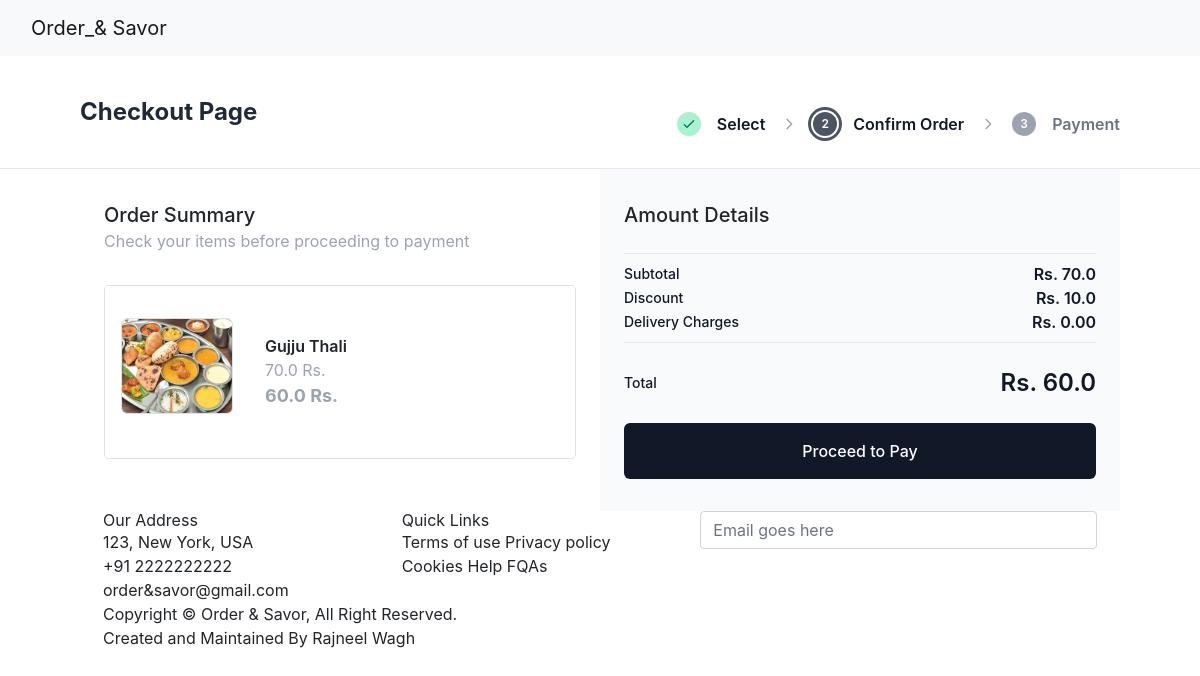
Screenshot of /dish/12/purchase (signed in) with the database file from the repository.
### myapp/models.py (models this page shows, shortened)
class Dish(models.Model):
    name = models.CharField(max_length=200, unique=True)
    image = models.ImageField(upload_to='media/dishes/',default='media/dishes/blog-4.jpg')
    ingredients = models.TextField()
    details = models.TextField(blank=True)
    category = models.ForeignKey(Category, on_delete=models.CASCADE)
    price = models.FloatField()
    discounted_price = models.FloatField(default=0.0)
    is_available = models.BooleanField(default=True)
    added_on = models.DateTimeField(default=timezone.now)
    updated_on = models.DateTimeField(auto_now=True)
    class Meta:
        verbose_name_plural ="Dish Table"

### myapp/views.py (the view, shortened to what this page needs)
# urls.py: path('dish/<int:id>/purchase', views.purchase,name="purchase"),
def purchase(request,id):
  dish = Dish.objects.get(pk=id)
  differ = dish.price - dish.discounted_price
  user = User.objects.get(username = request.user)
  profile = Profile.objects.get(user = user.pk)
  return render(request,'checkoutpage.html',{'order':dish,'discount':differ})

### templates/checkoutpage.html (shortened to what this page needs)
{% extends "base1.html" %}
{% block content %}
<div class="flex flex-col items-center border-b bg-white py-4 sm:flex-row sm:px-10 lg:px-20 xl:px-32">
  <a href="#" class="text-2xl font-bold text-gray-800">Checkout Page</a>
  <div class="mt-4 py-2 text-xs sm:mt-0 sm:ml-auto sm:text-base">
    <div class="relative">
      <ul class="relative flex w-full items-center justify-between space-x-2 sm:space-x-4">
        <li class="flex items-center space-x-3 text-left sm:space-x-4">
          <a class="flex h-6 w-6 items-center justify-center rounded-full bg-emerald-200 text-xs font-semibold text-emerald-700" href="#"
            ><svg xmlns="http://www.w3.org/2000/svg" class="h-4 w-4" fill="none" viewBox="0 0 24 24" stroke="currentColor" stroke-width="2">
              <path stroke-linecap="round" stroke-linejoin="round" d="M5 13l4 4L19 7" /></svg
          ></a>
          <span class="font-semibold text-gray-900">Select</span>
        </li>
        <svg xmlns="http://www.w3.org/2000/svg" class="h-4 w-4 text-gray-400" fill="none" viewBox="0 0 24 24" stroke="currentColor" stroke-width="2">
          <path stroke-linecap="round" stroke-linejoin="round" d="M9 5l7 7-7 7" />
        </svg>
        <li class="flex items-center space-x-3 text-left sm:space-x-4">
          <a class="flex h-6 w-6 items-center justify-center rounded-full bg-gray-600 text-xs font-semibold text-white ring ring-gray-600 ring-offset-2" href="#">2</a>
          <span class="font-semibold text-gray-900">Confirm Order</span>
        </li>
        <svg xmlns="http://www.w3.org/2000/svg" class="h-4 w-4 text-gray-400" fill="none" viewBox="0 0 24 24" stroke="currentColor" stroke-width="2">
          <path stroke-linecap="round" stroke-linejoin="round" d="M9 5l7 7-7 7" />
        </svg>
        <li class="flex items-center space-x-3 text-left sm:space-x-4">
          <a class="flex h-6 w-6 items-center justify-center rounded-full bg-gray-400 text-xs font-semibold text-white" href="#">3</a>
          <span class="font-semibold text-gray-500">Payment</span>
        </li>
      </ul>
    </div>
  </div>
</div>
<div class="grid sm:px-10 lg:grid-cols-2 lg:px-20 xl:px-32">
  <div class="px-4 pt-8">
    <p class="text-xl font-medium">Order Summary</p>
    <p class="text-gray-400">Check your items before proceeding to payment</p>
    <div class="mt-8 space-y-3 rounded-lg border bg-white px-2 py-4 sm:px-6">
      <div class="flex flex-col rounded-lg bg-white sm:flex-row">
        <img class="m-2 h-24 w-28 rounded-md border object-cover object-center" src={{order.image.url}} alt="" />
        <div class="flex w-full flex-col px-4 py-4">
          <span class="font-semibold">{{order.name}}</span>
          <span class="float-right text-gray-400">{{order.price}} Rs.<span>
          <p class="text-lg font-bold">{{order.discounted_price}} Rs.</p>
        </div>
      </div>
    </div>
  </div>
  <div class="mt-10 bg-gray-50 px-4 pt-8 lg:mt-0">
    <p class="text-xl font-medium">Amount Details</p>
    <div class="">
      <div class="mt-6 border-t border-b py-2">
        <div class="flex items-center justify-between">
          <p class="text-sm font-medium text-gray-900">Subtotal</p>
          <p class="font-semibold text-gray-900">Rs. {{order.price}}</p>
        </div>
        <div class="flex items-center justify-between">
          <p class="text-sm font-medium text-gray-900">Discount</p>
          <p class="font-semibold text-gray-900">Rs. {{discount}}</p>
        </div>
        <div class="flex items-center justify-between">
          <p class="text-sm font-medium text-gray-900">Delivery Charges</p>
          <p class="font-semibold text-gray-900">Rs. 0.00</p>
        </div>
      </div>
      <div class="mt-6 flex items-center justify-between">
        <p class="text-sm font-medium text-gray-900">Total</p>
        <p class="text-2xl font-semibold text-gray-900">Rs. {{order.discounted_price}}</p>
      </div>
    </div>
    <form method='POST'>
        {% if payment %}
        <button id="rzp-button1" class="mt-4 mb-8 w-full rounded-md bg-gray-900 px-6 py-3 font-medium text-white">Pay</button>
        <script src="https://checkout.razorpay.com/v1/checkout.js"></script>
        <script>
        var options = {
            "key": "rzp_test_ZErldzUUg8FGJQ", // Enter the Key ID generated from the Dashboard
            "amount": "{{order.discounted_price}}", // Amount is in currency subunits. Default currency is INR. Hence, 50000 refers to 50000 paise
            "currency": "INR",
            "name": "Food Ordering Site", //your business name
            "description": "ordering  {{order.name}}  ",
            "image": "https://example.com/your_logo",
            "order_id": "{{payment.id}}", //This is a sample Order ID. Pass the `id` obtained in the response of Step 1
            "callback_url": https://order-and-savor.vercel.app/",
            "prefill": { //We recommend using the prefill parameter to auto-fill customer's contact information especially their phone number
                "name": "{{request.user}}", //your customer's name
                "email": "{{request.user.email}}",
                "contact": "8828193065" //Provide the customer's phone number for better conversion rates
            },
            "notes": {
                "address": "Razorpay Corporate Office"
            },
            "theme": {
                "color": "#3399cc"
            }
        };
        var rzp1 = new Razorpay(options);
        document.getElementById('rzp-button1').onclick = function(e){
            rzp1.open();
            e.preventDefault();
        }
        </script>
        {% else %}
        <button class="mt-4 mb-8 w-full rounded-md bg-gray-900 px-6 py-3 font-medium text-white">Proceed to Pay</button>
      {% endif %}
    </form>
  </div>
</div>
{% endblock content %}
{% block tailwind %}
  <script src="https://cdn.tailwindcss.com"></script>
{% endblock tailwind %}

### rows the page displays
Dish: image (picture), name "Gujju Thali", price "70.0", discounted_price "60.0"

### other values shown
{{ discount }} "10.0"
